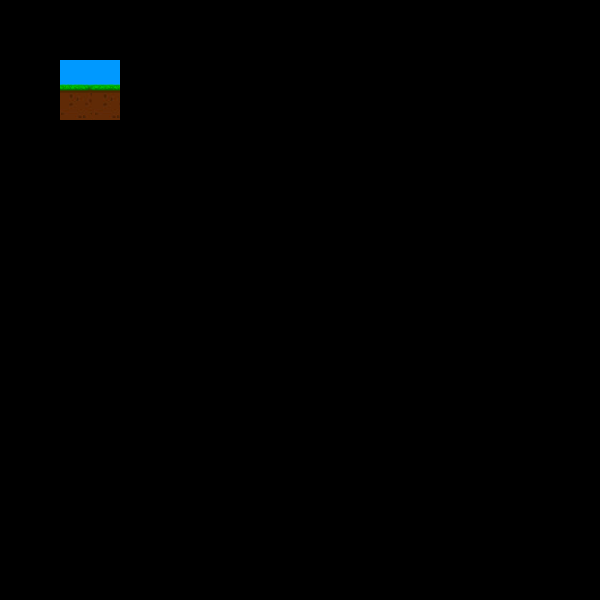

This game map was drawn from its Tiled (.tmx) file and the tilesets committed beside it. A one-line description and the trimmed map source follow:
An orthogonal 10x10 tile map with 60x60 px tiles, 2 tile layers (regions, input_tiles) and 1 object.

<map version="1.0" orientation="orthogonal" width="10" height="10" tilewidth="60" tileheight="60">
 <tileset firstgid="1" name="fwUndergroundTerrrain2" tilewidth="60" tileheight="60">
  <image source="../gfx/source/underground/fwUndergroundTerrrain2.png" width="1200" height="900" />
 </tileset>
 <layer name="regions" width="10" height="10">
  <data>[100 cells, 0 non-empty, 0 distinct tile ids]</data>
 </layer>
 <layer name="input_tiles" width="10" height="10">
  <data>[100 cells, 1 non-empty, 1 distinct tile ids]</data>
 </layer>
 <objectgroup name="output_physics2" width="10" height="10">
  <object x="62" y="78" width="50" height="35" />
 </objectgroup>
</map>
